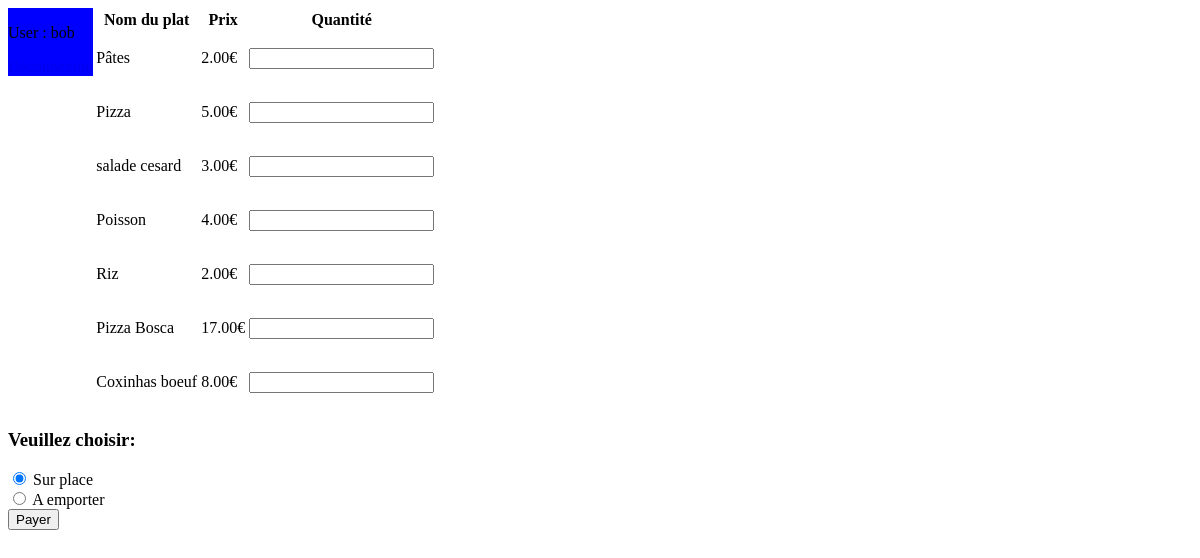
Screenshot of /listecommande.php (signed in) with the database file from the repository.
### tables this page shows
CREATE TABLE `produit` (
  `id_produit` int(11) NOT NULL,
  `libelle` varchar(255) NOT NULL,
  `prix_ht` decimal(10,2) NOT NULL
);

### listecommande.php (the view, shortened to what this page needs)
<?php
$dbh = db_connect();
    $sql = "Select * FROM produit;";
    try {
        $sth = $dbh->query($sql);
        $sth->execute();
        $rows = $sth->fetchAll(PDO::FETCH_ASSOC);
    } catch (PDOException $ex) {
        die("<p>Erreur lors de la requête SQL : " . $ex->getMessage() . "</p>");
    }
?>
<!doctype html>
<html lang="fr">
<head>
    <link rel="stylesheet" href="css/style.css">
</head>
<body>
    <form method="POST">
        <table>
            <th>Nom du plat</th>
            <th>Prix</th>
            <th>Quantité</th>
            <?php
            if (count($rows) > 0) {
                foreach ($rows as $row) {
                    echo "<tr>";
                    echo "<td>" . $row["libelle"] . "</td>";
                    echo "<td><p>" . $row["prix_ht"] . "€</p></td>";
                    echo "<td> <input type='number' name='qte_{$row['id_produit']}' id='number'> </td>";
                    echo "</tr>";
                }
            }
            ?>
        </table>
        <h3>Veuillez choisir:</h3>
        <input type="radio" id="surPlace" name="typeCommande" value="place" checked /> Sur place <br>
        <input type="radio" id="aEmporter" name="typeCommande" value="emporter" /> A emporter<br>
        <input type="submit" name="submit" value="Payer">
    </form>
</body>
</html>

### rows the page displays
produit: libelle "Pâtes", prix_ht "2.00"
produit: libelle "Pizza", prix_ht "5.00"
produit: libelle "salade cesard", prix_ht "3.00"
produit: libelle "Poisson", prix_ht "4.00"
produit: libelle "Riz", prix_ht "2.00"
produit: libelle "Pizza Bosca", prix_ht "17.00"
produit: libelle "Coxinhas boeuf", prix_ht "8.00"

### other values shown
$_SESSION['user_name'] "bob"
